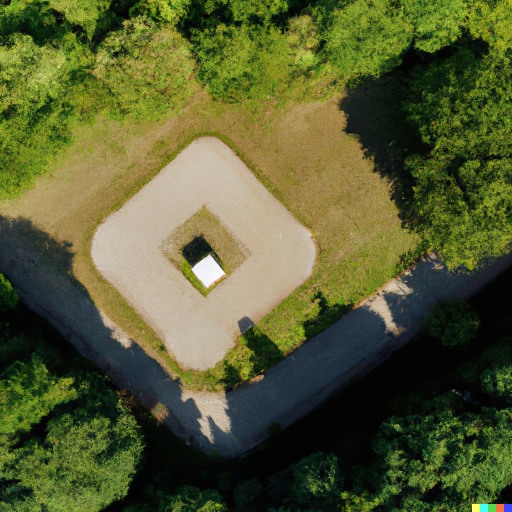
#> input picture wsfa_0.png, 1024 x 1024 px (shown at 1/2 size)
$ python filtro_mc.py   (older library calls are emulated)
#> lines starting #> are read from the running program, lines starting #| are printed output that depends on the picture; after the words box and inside, x2 and y2 are one past the last pixel; in counts of white or black regions, pixels touching at a corner belong together
import cv2
import numpy as np

img = "wsfa_0.png"

image = cv2.imread(img)
#> image is the input picture: shape (1024, 1024, 3); mean B, G, R 49.2, 91.8, 86.3
#cv2.imshow('image',image)
#print(image)
cv2.imshow('imagen', image)
cv2.waitKey(0)

gray = cv2.cvtColor(image, cv2.COLOR_BGR2GRAY) #pasa la imagen a grises
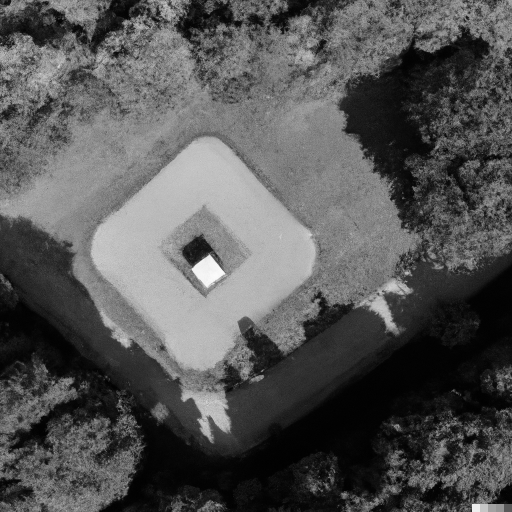
#> gray: shape (1024, 1024) (shown at 1/2 size); min 0, max 252, mean 85.3
#cv2.imshow('gris', gray)
#cv2.waitKey(0)
#print(gray)

canny = cv2.Canny(gray, 10, 150) #convierte la imagen en linias blanacas finas en un fondo negro
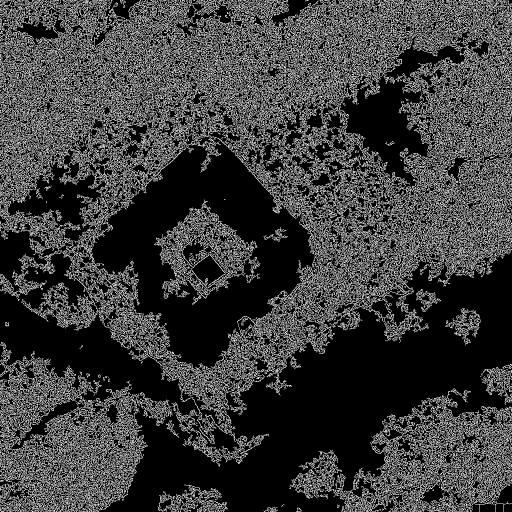
#> canny: shape (1024, 1024) (shown at 1/2 size); 23.7% white in thin lines or dots
#cv2.imshow('canny', canny)
#cv2.waitKey(0)

dilate = cv2.dilate(canny, None, iterations=10) #vuelve las linias blancas más anchas, las dilata
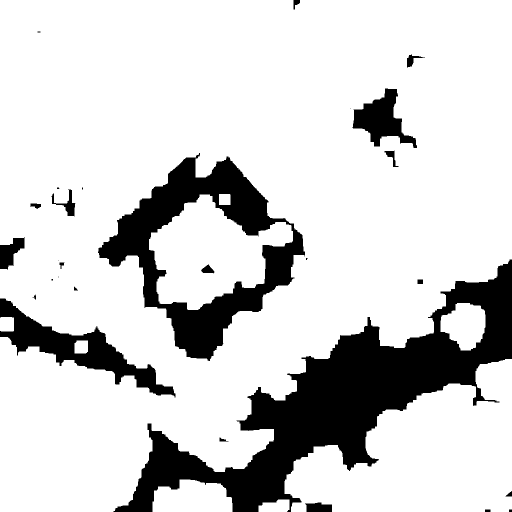
#> dilate: shape (1024, 1024) (shown at 1/2 size); 82% white; 28 black regions (8 under 20 px), largest, box (x1, y1, x2, y2) and area: (226, 519, 1024, 1024) 106851, (196, 306, 610, 722) 52260, (0, 597, 351, 795) 17188
#cv2.imshow('dilate', dilate)
#cv2.waitKey(0)

erode = cv2.erode(dilate, None, iterations=10) #hace los huecos negros que dejan las linias blancas más grandes
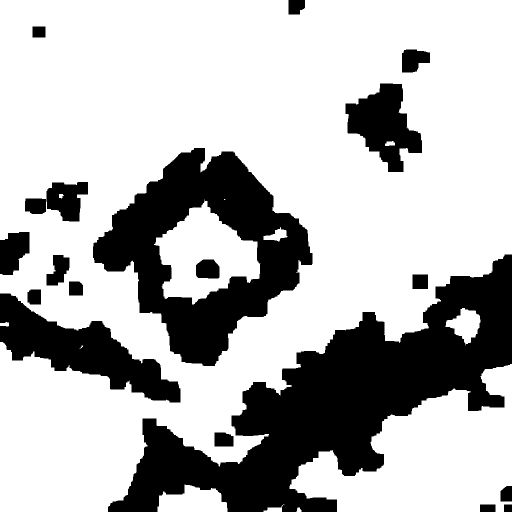
#> erode: shape (1024, 1024) (shown at 1/2 size); 71.6% white; 19 black regions, largest, box (x1, y1, x2, y2) and area: (216, 509, 1024, 1024) 147819, (186, 296, 625, 732) 83388, (0, 587, 361, 805) 30498
# [5 lines of commented-out code are left out]
invertir = cv2.bitwise_not(erode)
#> invertir: shape (1024, 1024); 28.4% white; 19 white regions
#cv2.imshow('invertir', invertir)
#cv2.waitKey(0)

cnts,_ = cv2.findContours(invertir, cv2.RETR_EXTERNAL, cv2.CHAIN_APPROX_SIMPLE)# OpenCV 4
#> cnts = 18 contours; largest, box (x1, y1, x2, y2) and area: (216, 509, 1024, 1024) 148850, (186, 296, 625, 732) 108642, (0, 587, 361, 805) 29926, (691, 167, 844, 344) 14667, (93, 364, 176, 443) 4474

#print(jerarquia)

#Sacar el centroide mediante las coordenadas de los vertices en la variable cnts

for i in cnts:
	M = cv2.moments(i)
	if M['m00'] != 0:
		cx = int(M['m10']/M['m00'])
		cy = int(M['m01']/M['m00'])
		cv2.drawContours(image, [i], -1, (0, 255, 0), 2)
		cv2.circle(image, (cx, cy), 2, (0, 0, 255), -1)
#> this loop made 18 passes
#> (i, cx, cy) on passes 1, 2, 8, 17: ([[1008, 1009], [1008, 1023], [1023, 1023], [1023, 1009]], 1015, 1016), ([[960, 1009], [960, 1023], [990, 1023], [990, 1009]], 975, 1016), ([[825, 549], [825, 577], [855, 577], [855, 549]], 840, 563), ([[65, 53], [65, 74], [90, 74], [90, 53]], 77, 63)
#> (cx, cy) on passes 3, 4, 5, 6, 7, 9: (1012, 988), (446, 879), (161, 701), (68, 593), (151, 576), (116, 540)
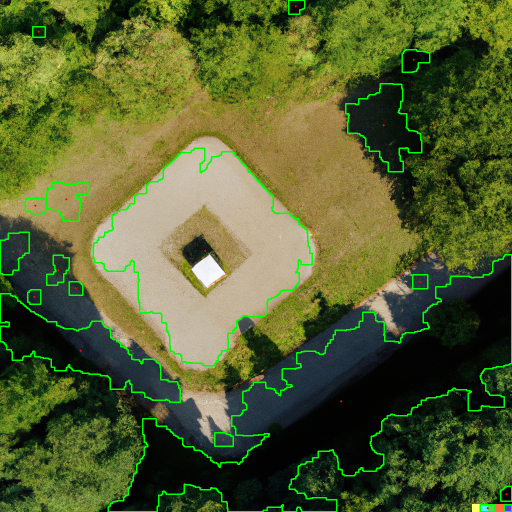
#> image: shape (1024, 1024, 3) (shown at 1/2 size); 2.73% of pixels changed, all inside (x1, y1, x2, y2) = (0, 0, 1024, 1024)
#print(f"x: {cx} y: {cy}")

#x=[cx,cy]
#print(x)

draw_canny = cv2.drawContours(image, cnts, -1, (0,255,0), 2)
cv2.imshow('imagen',image)
cv2.waitKey(0)


image = cv2.imread(img)
# Convert BGR to HSV
frame_hsv = cv2.cvtColor(image, cv2.COLOR_BGR2HSV)
#> frame_hsv: shape (1024, 1024, 3); mean H, S, V 48.1, 143, 98.2
#cv2.imshow('hsv', hsv)
#cv2.waitKey(0)
#print(hsv)

# Threshold of white in HSV space
pure_white_hsv = np.array([0, 0, 210])
pale_gray_hsv = np.array([255, 15, 255])

# Create and use the mask
mask = cv2.inRange(frame_hsv, pure_white_hsv, pale_gray_hsv)
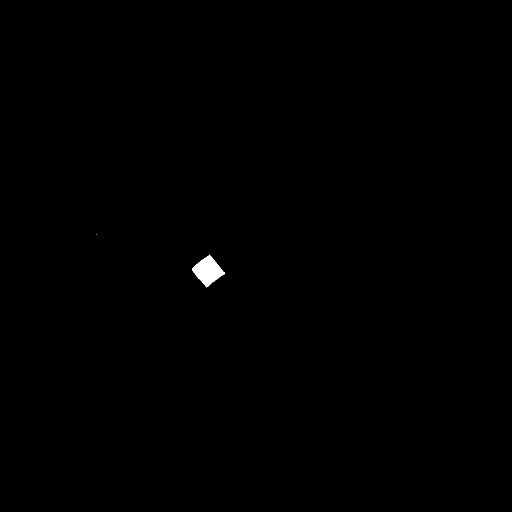
#> mask: shape (1024, 1024) (shown at 1/2 size); 0.22% white; 2 white regions (1 under 20 px)
frame_masked_hsv = cv2.bitwise_and(frame_hsv, frame_hsv, mask=mask)
#> frame_masked_hsv: shape (1024, 1024, 3); mean H, S, V 0.2, 0, 0.5
# Return to BGR format
frame_result = cv2.cvtColor(frame_masked_hsv, cv2.COLOR_HSV2BGR)

frame_gray = cv2.cvtColor(frame_result, cv2.COLOR_BGR2GRAY)
contours, _ = cv2.findContours(frame_gray, cv2.RETR_TREE, cv2.CHAIN_APPROX_SIMPLE)
#> contours = 6 contours, 5 with area under 20; largest, box (x1, y1, x2, y2) and area: (384, 509, 450, 575) 2190

draw_mascara = cv2.drawContours(image, contours, -1, (0,255,0), 2)
cv2.imshow('imagen',image)
cv2.waitKey(0)
